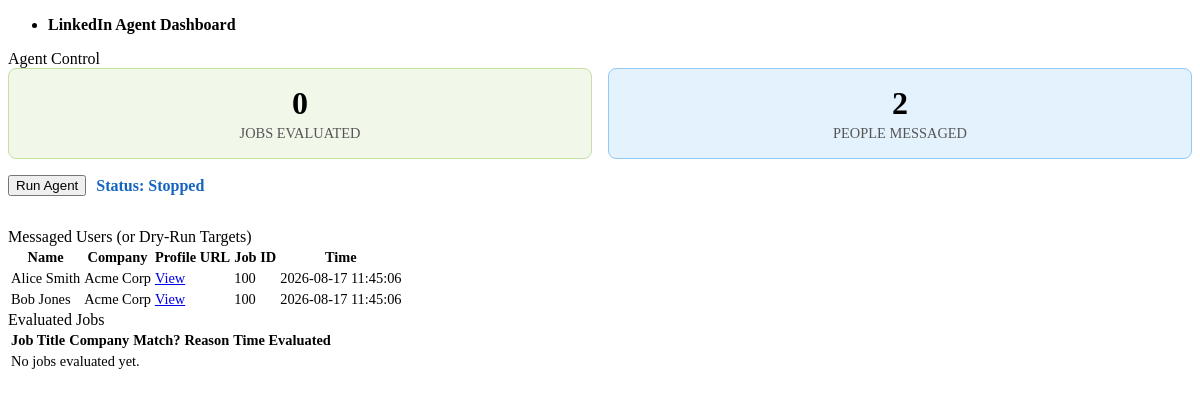
The page / on the database its author committed.
### tables this page shows
CREATE TABLE messaged_users (
            profile_url TEXT PRIMARY KEY,
            name TEXT,
            company_name TEXT,
            job_id TEXT,
            messaged_at TIMESTAMP DEFAULT CURRENT_TIMESTAMP
        );

### dashboard.py (the view)
@app.get("/", response_class=HTMLResponse)
async def read_root(request: Request):
    jobs = get_all_processed_jobs()
    users = get_all_messaged_users()
    total_jobs = get_job_count()
    total_users = get_messaged_users_count()
    is_running = is_agent_running()
    return templates.TemplateResponse(
        request=request,
        name="index.html",
        context={
            "jobs": jobs,
            "users": users,
            "total_jobs": total_jobs,
            "total_users": total_users,
            "is_running": is_running,
        },
    )

### templates/index.html (shortened to what this page needs)
<!DOCTYPE html>
<html lang="en" data-theme="light">
<head>
    <link rel="stylesheet" href="https://cdn.jsdelivr.net/npm/@picocss/pico@1/css/pico.min.css">
</head>
<body>
    <main class="container">
        <nav>
            <ul>
                <li><strong>LinkedIn Agent Dashboard</strong></li>
            </ul>
        </nav>
        <section id="controls" style="margin-bottom: 2rem;">
            <article>
                <header>Agent Control</header>
                <div class="stats-container">
                    <div class="stat-card">
                        <div class="stat-value">{{ total_jobs }}</div>
                        <div class="stat-label">Jobs Evaluated</div>
                    </div>
                    <div class="stat-card users-stat">
                        <div class="stat-value">{{ total_users }}</div>
                        <div class="stat-label">People Messaged</div>
                    </div>
                </div>
                <div style="display: flex; align-items: center; margin-top: 1rem;">
                    <button
                        hx-post="/api/run"
                        hx-swap="none"
                        onclick="setTimeout(() => htmx.trigger('#status-polling', 'updateStatus'), 500)"
                        id="run-btn">
                        Run Agent
                    </button>
                    <span id="status-indicator" class="{% if is_running %}status-running{% else %}status-stopped{% endif %}">
                        Status: {% if is_running %}Running...{% else %}Stopped{% endif %}
                    </span>
                </div>
            </article>
        </section>
        <section id="data-tables" hx-get="/" hx-trigger="every 5s" hx-select="#data-tables" hx-swap="outerHTML">
            <article>
                <header>Messaged Users (or Dry-Run Targets)</header>
                <div class="table-container">
                    <table role="grid">
                        <thead>
                            <tr>
                                <th>Name</th>
                                <th>Company</th>
                                <th>Profile URL</th>
                                <th>Job ID</th>
                                <th>Time</th>
                            </tr>
                        </thead>
                        <tbody>
                            {% for user in users %}
                            <tr>
                                <td>{{ user.name }}</td>
                                <td>{{ user.company_name }}</td>
                                <td><a href="{{ user.profile_url }}" target="_blank">View</a></td>
                                <td>{{ user.job_id }}</td>
                                <td>{{ user.messaged_at }}</td>
                            </tr>
                            {% else %}
                            <tr><td colspan="5">No users messaged yet.</td></tr>
                            {% endfor %}
                        </tbody>
                    </table>
                </div>
            </article>
            <article>
                <header>Evaluated Jobs</header>
                <div class="table-container">
                    <table role="grid">
                        <thead>
                            <tr>
                                <th>Job Title</th>
                                <th>Company</th>
                                <th>Match?</th>
                                <th>Reason</th>
                                <th>Time Evaluated</th>
                            </tr>
                        </thead>
                        <tbody>
                            {% for job in jobs %}
                            <tr>
                                <td>{{ job.job_title }}</td>
                                <td>{{ job.company_name }}</td>
                                <td>
                                    <span class="match-badge {% if job.is_match %}match-yes{% else %}match-no{% endif %}">
                                        {% if job.is_match %}Yes{% else %}No{% endif %}
                                    </span>
                                </td>
                                <td>{{ job.match_reason or '-' }}</td>
                                <td>{{ job.processed_at }}</td>
                            </tr>
                            {% else %}
                            <tr><td colspan="5">No jobs evaluated yet.</td></tr>
                            {% endfor %}
                        </tbody>
                    </table>
                </div>
            </article>
        </section>
    </main>
</body>
</html>

### templates/index.html (style rules this page uses)
.table-container { overflow-x: auto; max-height: 400px; }
td, th { font-size: 0.9em; }
#status-indicator { margin-left: 10px; font-weight: bold; }
.status-stopped { color: #1565c0; }
.stats-container { display: flex; gap: 1rem; margin-bottom: 1rem; }
.stat-card { background-color: #f1f8e9; padding: 1rem 1.5rem; border-radius: 8px; border: 1px solid #c5e1a5; text-align: center; flex: 1; }
.stat-card.users-stat { background-color: #e3f2fd; border: 1px solid #90caf9; }
.stat-value { font-size: 2rem; font-weight: bold; margin-bottom: 0.2rem; }
.stat-label { font-size: 0.9rem; color: #555; text-transform: uppercase; }

### rows shown on the page
messaged_users: name "Alice Smith", company_name "Acme Corp", job_id "100", messaged_at "2026-08-17 11:45:06"
messaged_users: name "Bob Jones", company_name "Acme Corp", job_id "100", messaged_at "2026-08-17 11:45:06"

### other values the page prints
{{ total_jobs }} "0"
{{ total_users }} "2"
